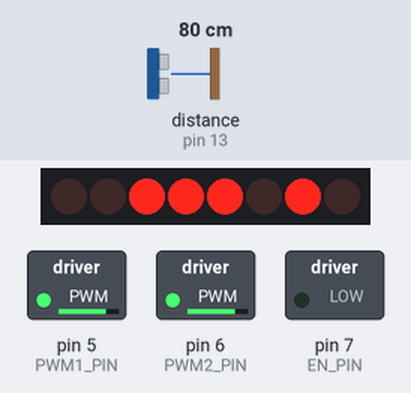
Simulated run of this sketch. Board: Arduino Uno, built with avr-gcc and run on an emulated ATmega328P. Shown: 8 shift-register outputs drawn as a row of LEDs (first output left, lit = HIGH), switched loads named in the sketch (green lamp = pin HIGH). Wiring (inferred from the names in the program): ultrasonic range finder: trigger pin 12; echo pin 13; shift register (74HC595): data pin 8; shift clock pin 2; latch pin 4. Wiring (inferred from the signals the program sends): row of LEDs: on Q0, Q1, Q2, Q3, Q4, Q5, Q6, Q7. Inputs (shaded band) come from the test bench; at power-on: distance to the obstacle (sensor on pin 13) 80 cm. The echo pulse lasts 58.3 µs per cm; pins used as bus, display or sensor lines are not drawn.

Above: at 1.8 s.
1.9 s: distance to the obstacle (sensor on pin 13) set to 2 cm
At 2.4 s:
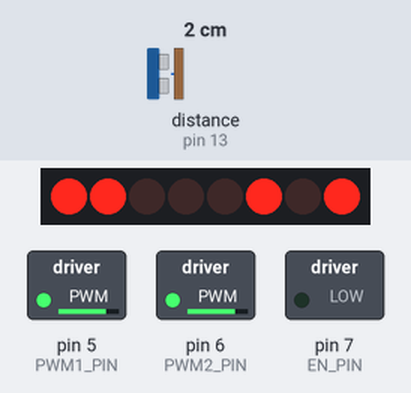
At 3.9 s:
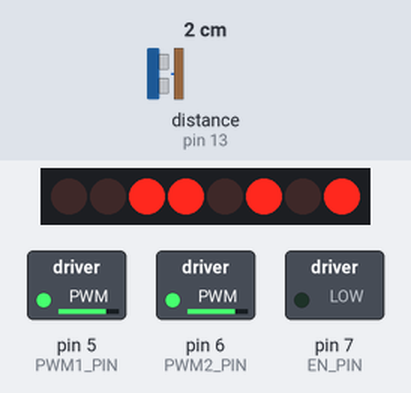
5.0 s: distance to the obstacle (sensor on pin 13) set to 28 cm
9.8 s: distance to the obstacle (sensor on pin 13) set to 34 cm
11.7 s: distance to the obstacle (sensor on pin 13) set to 4 cm
At 12.9 s:
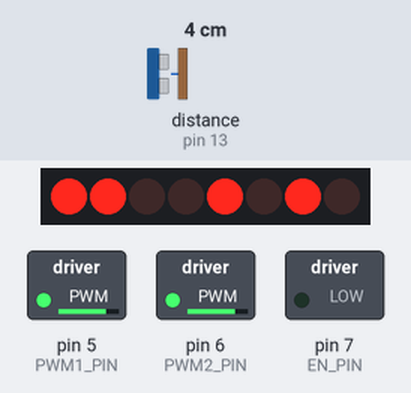
Timing chart, 0 to 19.8 s (numbered marks = the images above; inputs shaded):
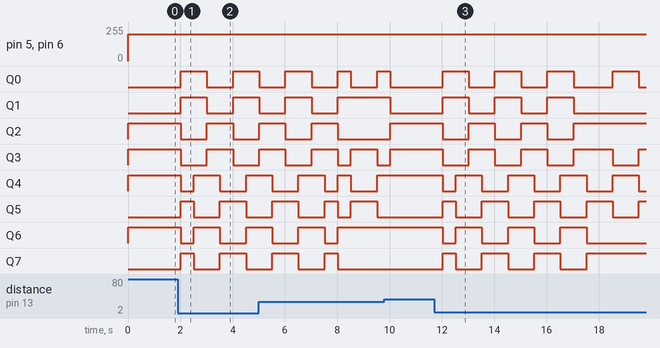

The sketch:

movement_in_Space.ino
```cpp
// PWM control pin
#define PWM1_PIN            5
#define PWM2_PIN            6
// 74HCT595N Chip pins
#define SHCP_PIN            2                               // The displacement of the clock
#define EN_PIN              7                               // Can make control
#define DATA_PIN            8                               // Serial data
#define STCP_PIN            4                               // Memory register clock

const int Forward       = 92;                               // forward
const int Backward      = 163;                              // back
const int Turn_Left     = 149;                              // left translation
const int Turn_Right    = 106;                              // Right translation
const int Top_Left      = 20;                               // Upper left mobile
const int Bottom_Left   = 129;                              // Lower left mobile
const int Top_Right     = 72;                               // Upper right mobile
const int Bottom_Right  = 34;                               // The lower right move
const int Stop          = 0;                                // stop
const int Contrarotate  = 172;                              // Counterclockwise rotation
const int Clockwise     = 83;                               // Rotate clockwise

// Constants for movement
const int MOVE_SPEED = 200;
const int TURN_SPEED = 200;
const int SIDE_MOVE_SPEED = 200;
const int MOVE_TIME = 1000;     // time to move forward/backward (ms)
const int SIDE_MOVE_TIME = 1000; // time for side movement (ms)
const int TURN_TIME = 500;      // time for 90 degree turn (ms)

// Distance sensor pins and constants
const int TRIG_PIN = 12;
const int ECHO_PIN = 13;
const int OBSTACLE_DISTANCE = 30; // cm - distance to detect obstacle

float getDistance() {
    digitalWrite(TRIG_PIN, LOW);
    delayMicroseconds(2);
    digitalWrite(TRIG_PIN, HIGH);
    delayMicroseconds(10);
    digitalWrite(TRIG_PIN, LOW);
    float distance = pulseIn(ECHO_PIN, HIGH) / 58.00;
    return distance;
}

void setup() {
    pinMode(SHCP_PIN, OUTPUT);
    pinMode(EN_PIN, OUTPUT);
    pinMode(DATA_PIN, OUTPUT);
    pinMode(STCP_PIN, OUTPUT);
    pinMode(PWM1_PIN, OUTPUT);
    pinMode(PWM2_PIN, OUTPUT);
    pinMode(TRIG_PIN, OUTPUT);
    pinMode(ECHO_PIN, INPUT);
    Serial.begin(9600);
}

void Motor(int Dir, int Speed) {
    digitalWrite(EN_PIN, LOW);
    analogWrite(PWM1_PIN, Speed);
    analogWrite(PWM2_PIN, Speed);
    digitalWrite(STCP_PIN, LOW);
    shiftOut(DATA_PIN, SHCP_PIN, MSBFIRST, Dir);
    digitalWrite(STCP_PIN, HIGH);
}

void moveForward(int duration) {
    Motor(Forward, MOVE_SPEED);
    delay(duration);
    Motor(Stop, 0);
}

void moveBackward(int duration) {
    Motor(Backward, MOVE_SPEED);
    delay(duration);
    Motor(Stop, 0);
}

void turnLeft() {
    Motor(Contrarotate, TURN_SPEED);
    delay(TURN_TIME);
    Motor(Stop, 0);
}

void turnRight() {
    Motor(Clockwise, TURN_SPEED);
    delay(TURN_TIME);
    Motor(Stop, 0);
}

void moveLeft() {
    Motor(Turn_Left, SIDE_MOVE_SPEED);
    delay(SIDE_MOVE_TIME);
    Motor(Stop, 0);
}

void moveRight() {
    Motor(Turn_Right, SIDE_MOVE_SPEED);
    delay(SIDE_MOVE_TIME);
    Motor(Stop, 0);
}

bool checkObstacle() {
    float distance = getDistance();
    return (distance > 0 && distance < OBSTACLE_DISTANCE);
}

// Spiral search pattern to cover all area
void spiralSearch() {
    int steps = 1;
    int max_steps = 5; // adjust based on room size

    while(steps <= max_steps) {
        // Move forward
        for(int i = 0; i < steps; i++) {
            if(checkObstacle()) {
                // Avoid obstacle
                moveBackward(MOVE_TIME/2);
                turnRight();
            } else {
                moveForward(MOVE_TIME);
            }
        }

        // Turn right and move sideways
        turnRight();
        moveRight();

        // Increase spiral size
        steps++;
    }
}

// Grid search pattern (lawnmower pattern)
void gridSearch() {
    int grid_size = 5; // adjust based on room size

    for(int i = 0; i < grid_size; i++) {
        // Move forward in straight line
        for(int j = 0; j < grid_size; j++) {
            if(checkObstacle()) {
                // Avoid obstacle
                moveBackward(MOVE_TIME/2);
                turnRight();
                moveForward(MOVE_TIME/2);
                turnLeft();
            } else {
                moveForward(MOVE_TIME);
            }
        }

        // At end of row, turn and move sideways
        if(i % 2 == 0) {
            turnRight();
            moveRight();
            turnRight();
        } else {
            turnLeft();
            moveLeft();
            turnLeft();
        }
    }
}

void loop() {
    // Choose one of the search patterns
    // spiralSearch();
    gridSearch();

    // After completing search, return to start (simplified)
    Motor(Stop, 0);
    delay(5000); // wait 5 seconds before starting again
}
```
